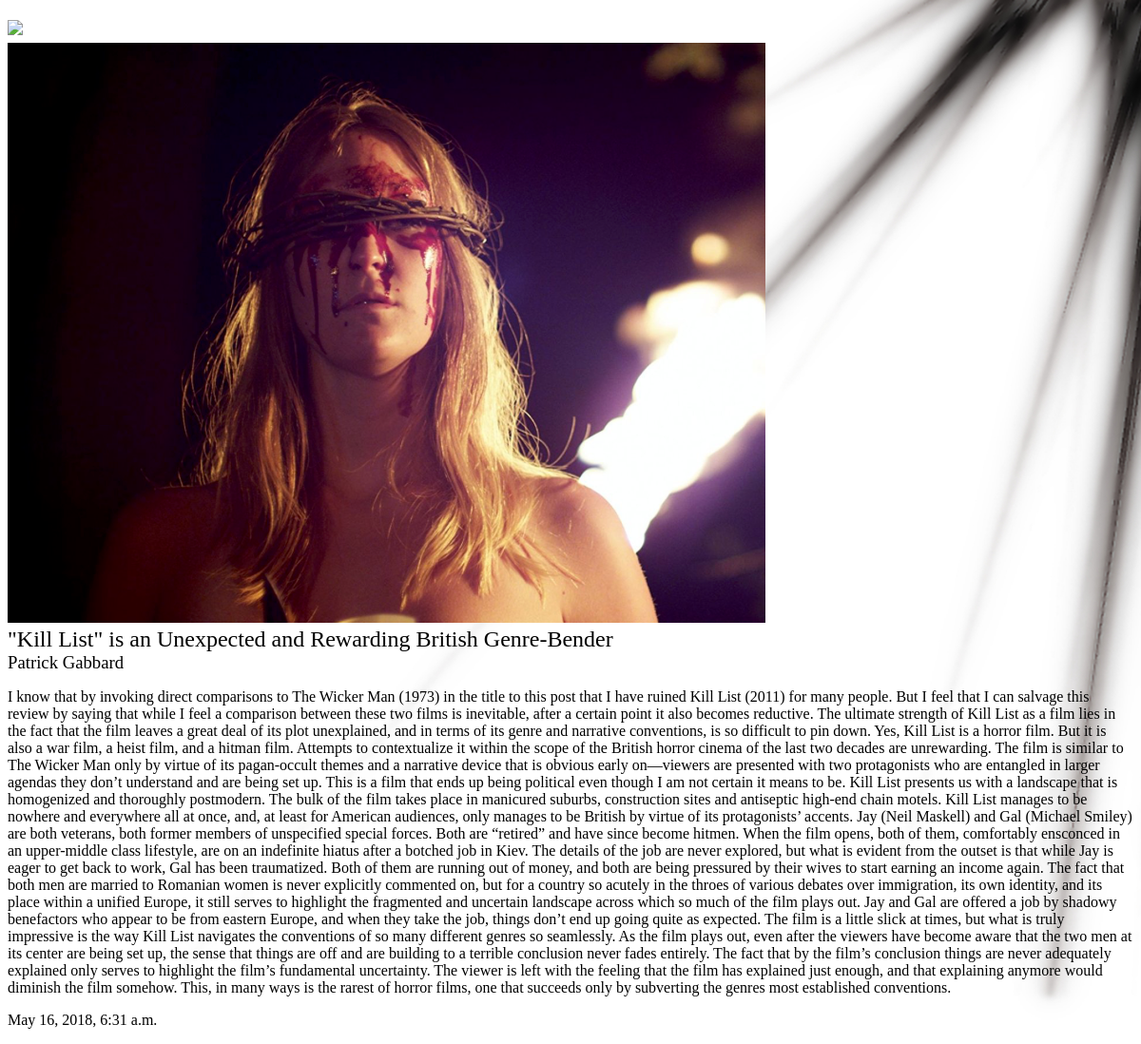
The app's page /articles/kill-list/ with its own data.
### articles/models.py (models this page shows, shortened)
class Article(models.Model):
    title = models.CharField(max_length=125)
    slug = models.SlugField()
    body = models.TextField()
    date = models.DateTimeField(auto_now_add=True)
    thumb = models.ImageField(default='default.png', blank=True)
    author = models.CharField(max_length=125, default='Patrick Gabbard')

### articles/views.py (the view)
# urls.py: path('<slug>/', views.article_detail, name='article_detail'),
def article_detail(request, slug):
    article = Article.objects.get(slug=slug)
    return render(request, 'articles/article_detail.html', {'article': article})

### articles/templates/articles/article_detail.html
{% extends 'base_layouts.html' %}
{% block content %}
<div class="article-detail">
  <div class="article">
    <img src="{{ article.thumb.url }}"/>
    <h2>{{ article.title }}</h2>
    <h3>{{ article.author }}</h3>
    <p>{{ article.body }}</p>
    <p>{{ article.date }}</p>
  </div>
</div>
{% endblock %}

### assets/styles.css (style rules this page uses)
body { background-color: white; background-image: url(new_background.png); background-repeat: no-repeat; background-size: cover; color: black; }
h1, h2, h3, h4, h5 { font-weight: normal; margin: 0; color: black; }

### records on screen
Article: thumb (picture), title "\"Kill List\" is an Unexpected and Rewarding British Genre-Bender", author "Patrick Gabbard", body "I know that by invoking direct comparisons to The Wicker Man (1973) in the title to this post that I have ruined Kill List (2011) for many people. But I feel that I can salvage this review by saying that while I feel a comparison between these two films is inevitable, after a certain point it also becomes reductive. The ultimate strength of Kill List as a film lies in the fact that the film leaves a great deal of its plot unexplained, and in terms of its genre and narrative conventions, is so difficult to pin down. Yes, Kill List is a horror film. But it is also a war film, a heist film, and a hitman film. Attempts to contextualize it within the scope of the British horror cinema of the…", date "May 16, 2018, 6:31 a.m."
